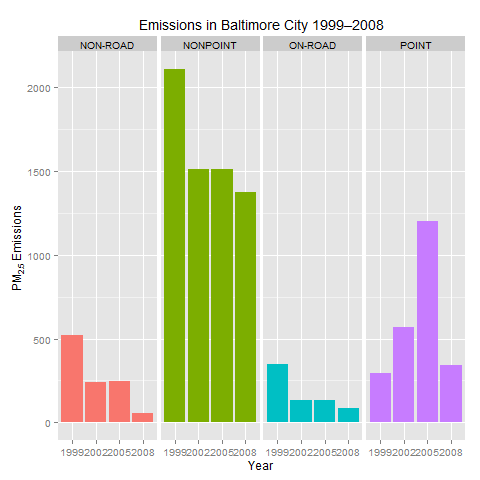

Generate this figure with R:
library(ggplot2)

## Saving to file
png(filename='plot3.png')

## Generate the graph 
ggplot(data=NEIBaltimore,aes(factor(year),Emissions,fill=type)) + facet_grid(. ~ type) + guides(fill=FALSE)+
  geom_bar(stat="identity") +
  ylab(expression(paste('PM'[2.5], ' Emissions'))) + 
  xlab('Year') +
  ggtitle(expression("Emissions in Baltimore City 1999-2008"))

dev.off()